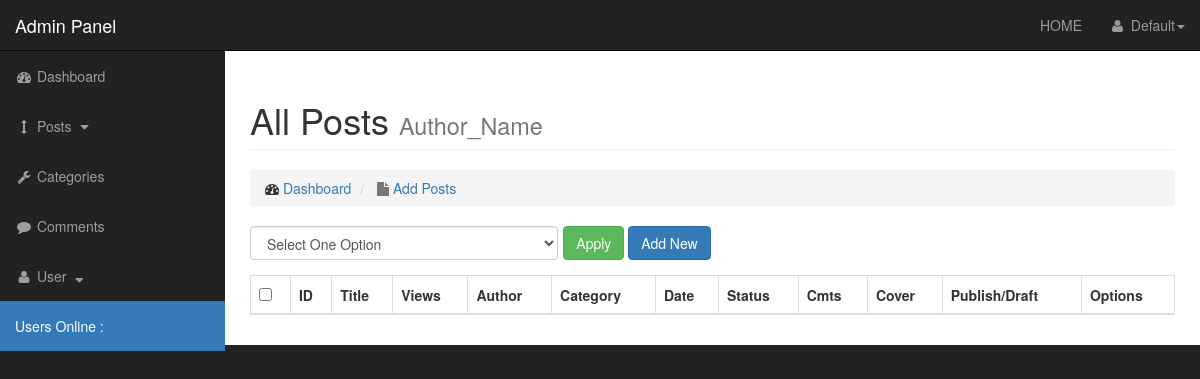
/admin/post_list.php (signed in), run on an earlier commit of the app's database.
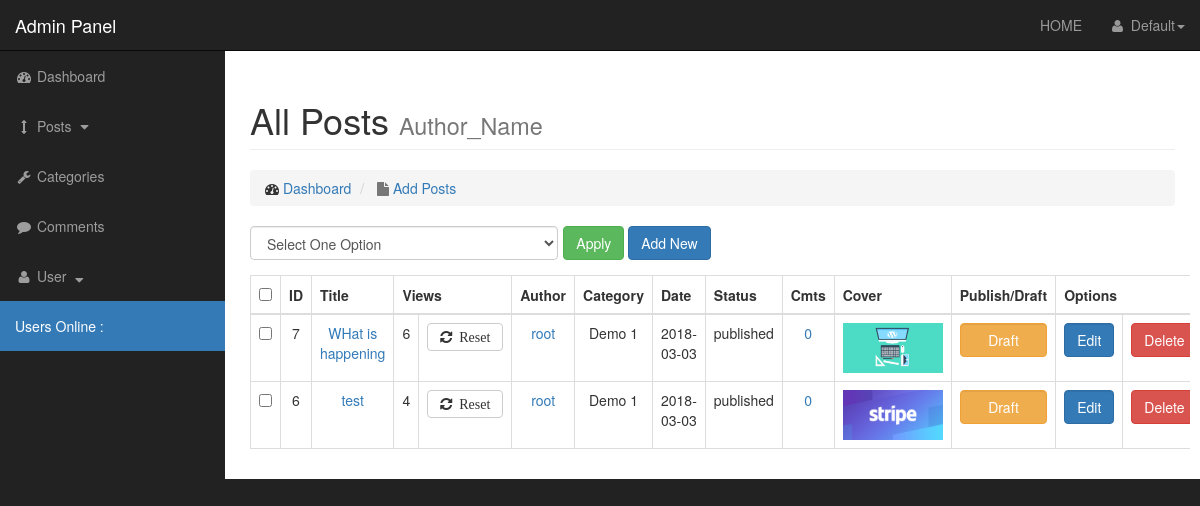
And on a later commit of the database.
### tables this page shows
CREATE TABLE `posts` (
  `post_id` int(3) NOT NULL,
  `cat_id` int(3) NOT NULL,
  `post_title` varchar(32) NOT NULL,
  `post_author` varchar(32) NOT NULL,
  `post_date` date NOT NULL,
  `post_img` text NOT NULL,
  `post_content` text NOT NULL,
  `post_tag` text NOT NULL,
  `post_status` varchar(22) NOT NULL DEFAULT 'draft',
  `views_count` int(11) NOT NULL DEFAULT '1'
);

CREATE TABLE `category` (
  `cat_id` int(3) NOT NULL,
  `cat_title` varchar(32) NOT NULL
);

### admin/includes/viewAllPost.php (the view, shortened to what this page needs)
<form action="" method="post">
    <table class="table table-bordered table-hover text-center">
        <thead>
            <tr>
               <th><input type="checkbox" name="" id="selectAllBoxes"></th>
               <th>ID</th>
                <th>Title</th>
                <th colspan="2">Views</th>
                <th>Author</th>
                <th>Category</th>
                <th>Date</th>
                <th>Status</th>
                <th>Cmts</th>
                <th>Cover</th>
                <th>Publish/Draft </th>
                <th colspan ="2">Options</th>
            </tr>
        </thead>
    <?php
        if($_SESSION['role'] != 'Admin'){
            $author = $_SESSION['username'];
            $selectAllfromPosts = "SELECT posts.post_id,posts.post_title,posts.views_count,posts.post_author,posts.post_date,posts.post_img,posts.post_status,category.cat_title FROM posts LEFT JOIN category on posts.cat_id = category.cat_id WHERE posts.post_author ='$author' ORDER BY posts.post_id DESC";
        }else{
            $selectAllfromPosts = "SELECT posts.post_id,posts.post_title,posts.views_count,posts.post_author,posts.post_date,posts.post_img,posts.post_status,category.cat_title FROM posts LEFT JOIN category on posts.cat_id = category.cat_id ORDER BY posts.post_id DESC";
        }
    $showAllfromPosts = mysqli_query($connect,$selectAllfromPosts);
    while($row = mysqli_fetch_assoc($showAllfromPosts)){
        $postID = $row['post_id'];
        $cat_title = $row['cat_title'];
        $postTitle = $row['post_title'];
        $postViews = $row['views_count'];
        $postAuthor = $row['post_author'];
        $postDate = $row['post_date'];
        $postImg = $row['post_img'];
        $postStatus = $row['post_status'];
        echo "<tr>";
        echo "<td><input type='checkbox' class='checkboxes' name='checkBoxArray[]' value=$postID></td>";
        echo "<td>$postID</td>";
        echo "<td><a href='../post.php?p_id=$postID'>$postTitle</a></td>";
        echo "<td>$postViews</td>";
        echo "<td><a href='post_list.php?reset=$postID' class= 'btn btn-default fa fa-refresh' title='Reset Views' id='reset' data-toggle='popover' data-trigger='hover' data-content='You can reset Views'>&nbsp;&nbsp;Reset</a></td>";
        echo "<td><a href='../author_posts.php?author=$postAuthor'> $postAuthor </a></td>";
        echo "<td>$cat_title</td>";
        echo "<td>$postDate</td>";
        echo "<td>$postStatus</td>";
        $query = "SELECT * FROM comments WHERE cmt_post_id = '$postID' ";
        $cmtCount = mysqli_query($connect,$query);
        $cmtRows = mysqli_num_rows($cmtCount);
        echo "<td><a href='comments.php?p_id=$postID'>$cmtRows</a></td>";
        echo "<td><img width='100' height='50' src='../images/cover/{$postImg}' alt='$postImg'></td>";
        if($postStatus == 'published'){
            echo "<td><a class='btn btn-warning form-control' href='post_list.php?draft=$postID'>Draft</a></td>";
        }else{
            echo "<td><a class='btn btn-success form-control' href='post_list.php?publish=$postID'>Publish</a></td>";
        }
        echo "<td><a class='btn btn-primary form-control' href='post_list.php?source=edit_post&p_id=$postID'>Edit</a></td>";
        ?>
        <form method="post">
        <?php
            echo "<td><input class='btn btn-danger' name='delete' type='submit' value='Delete'></td>";
        ?>
        </form>
        <?php
        echo "</tr>";
    }
    ?>
     <div id="bulkSelector" class="col-xs-4"  style="padding: 0px;margin-right:5px;">
           <select class="form-control form-group" name="bulkOption">
               <option value="refresh" hidden selected>Select One Option</option>
           </select>
       </div>
       <div class="col-cs-4">
           <input type="submit" class="btn btn-success" value="Apply">
           <a href="post_list.php?source=add_post" class="btn btn-primary">Add New</a>
       </div>
    </table>
</form>

What changed in the data, as far as the page shows it:
added posts: post_id "7", post_title "WHat is happening", views_count "6", post_author "root", cat.cat_title "Demo 1", post_date "2018-03-03", post_status "published", cmtRows "0", post_img (picture)
added posts: post_id "6", post_title "test", views_count "4", post_author "root", cat.cat_title "Demo 1", post_date "2018-03-03", post_status "published", cmtRows "0", post_img (picture)
